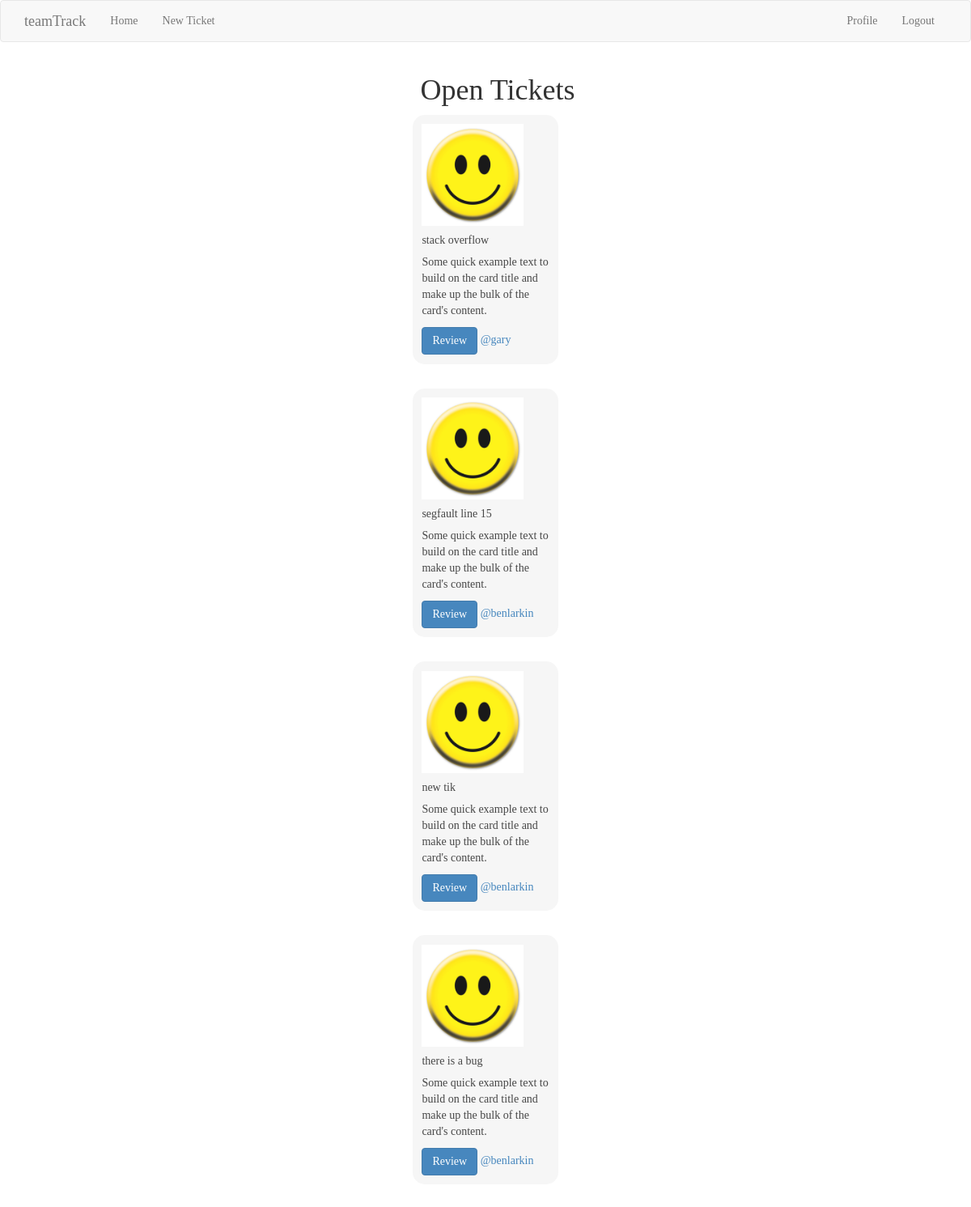
The app's page /index (signed in) with its own data.
### app/models.py (models this page shows, shortened)
class Ticket(db.Model):
    id = db.Column(db.Integer, primary_key=True)
    description = db.Column(db.String(140))
    priority = db.Column(db.Integer)
    link = db.Column(db.String(140))
    timestamp = db.Column(db.DateTime, index=True, default=datetime.utcnow)
    user_id = db.Column(db.Integer, db.ForeignKey('user.id'))

class User(UserMixin, db.Model):
    id = db.Column(db.Integer, primary_key=True)
    username = db.Column(db.String(64), index=True, unique=True)
    email = db.Column(db.String(120), index=True, unique=True)
    password_hash = db.Column(db.String(128))
    posts = db.relationship('Post', backref='author', lazy='dynamic')
    tickets = db.relationship('Ticket', backref='author', lazy='dynamic')
    about_me = db.Column(db.String(140))
    last_seen = db.Column(db.DateTime, default=datetime.utcnow)
    followed = db.relationship(
        'User', secondary=followers,
        primaryjoin=(followers.c.follower_id == id),
        secondaryjoin=(followers.c.followed_id == id),
        backref=db.backref('followers', lazy='dynamic'), lazy='dynamic')
    def get_tickets(self):
        return Ticket.query.order_by(Ticket.timestamp.desc())

### app/routes.py (the view)
@app.route('/', methods=['GET', 'POST'])
@app.route('/index', methods=['GET', 'POST'])
@login_required
def index():
    page = request.args.get('page', 1, type=int)
    tickets = current_user.get_tickets().paginate(
        page, app.config['POSTS_PER_PAGE'], False)
    return render_template('index.html', title='Home', tickets = tickets.items)

### app/models.py (called while the page is built)
@login.user_loader
def load_user(id):
    return User.query.get(int(id))

### app/routes.py (called while the page is built)
@app.before_request
def before_request():
    if current_user.is_authenticated:
        current_user.last_seen = datetime.utcnow()
        db.session.commit()

### app/templates/index.html (shortened to what this page needs)
{% extends "base.html" %}
{% import 'bootstrap/wtf.html' as wtf %}
{% block app_content %}
        <div class="container">
          <h1 class="display-4" align=center>Open Tickets</h1>
        </div>
    {% for ticket in tickets %}
        {% include '_tickets.html' %}
        <br>
    {% endfor %}
{% endblock %}

### app/templates/_tickets.html
    <div class="card" style="width: 18rem;">
        <img src="static/smile.jpg" width= "80%" height="auto" class="card-img-top" alt="...">
        <div class="card-body">
          <h5 class="card-title">{{ticket.description}}</h5>
          <p class="card-text">Some quick example text to build on the card title and make up the bulk of the card's content.</p>
          <a href="#" class="btn btn-primary stretched-link">Review</a>
          <a href="{{ url_for('user', username=ticket.author.username) }}">
            @{{ ticket.author.username }}</a>
        </div>
      </div>

### app/static/style.css (style rules this page uses)
body { background: url('https://images.unsplash.com/photo-1479981280584-037818c1297d?ixlib=rb-1.2.1&ixid=eyJhcHBfaWQiOjEyMDd9&auto=format&fit=crop&w=1650&q=80') no-repeat center center fixed; -webkit-background-size: cover; -moz-background-size: cover; background-size: cover; -o-background-size: cover; font-family: "Lucida Console"; }
.card { margin: 0 auto; float: none; margin-bottom: 10px; background-color: rgba(245, 245, 245, 1); opacity: .9; padding: 1%; width: 15; border-radius: 15px; }

### records on screen
Ticket: description "stack overflow", author.username "gary"
Ticket: description "segfault line 15", author.username "benlarkin"
Ticket: description "new tik", author.username "benlarkin"
Ticket: description "there is a bug", author.username "benlarkin"
